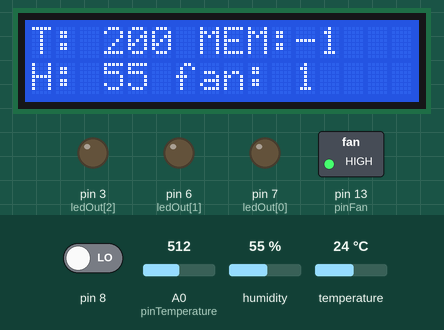
A sketch run on a simulated Arduino Uno, built with avr-gcc and run on an emulated ATmega328P. On the bench: 16×2 character LCD, switched loads named in the sketch (green lamp = pin HIGH), output pins drawn as LEDs (lit = HIGH). Inputs (shaded band) come from the test bench; at power-on: A0 (pinTemperature) = 512, pin 8 LOW, humidity 55 %, temperature 24 °C. What the sketch prints to the serial monitor is not drawn.

Above: at 2.8 s.
2.9 s: A0 (pinTemperature) set to 255
At 4.2 s:
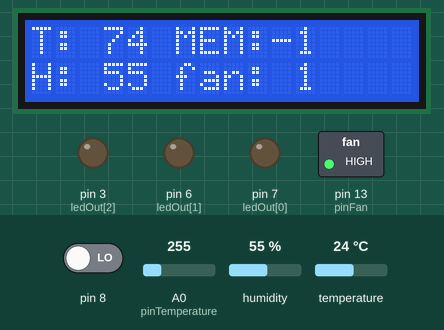
4.5 s: A0 (pinTemperature) set to 235
At 5.0 s:
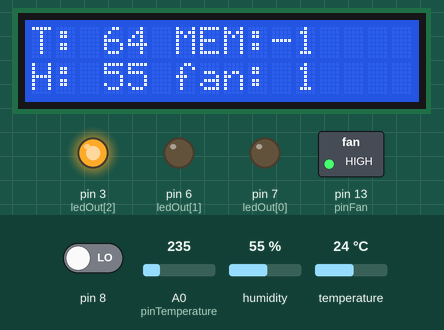
6.2 s: pin 8 driven HIGH
At 6.9 s:
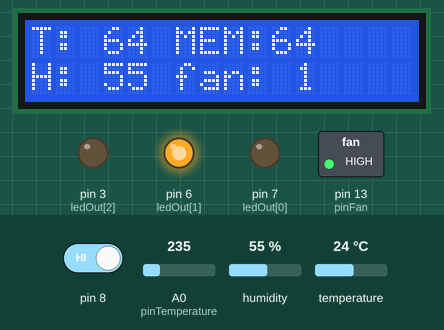
7.8 s: humidity set to 22 %
At 9.0 s:
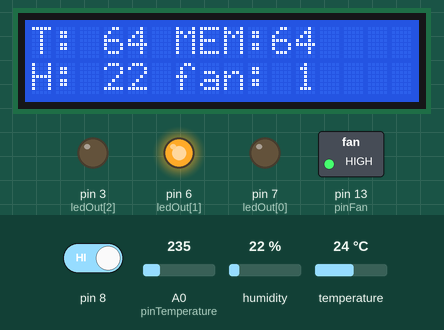
10.8 s: A0 (pinTemperature) set to 306
At 12.4 s:
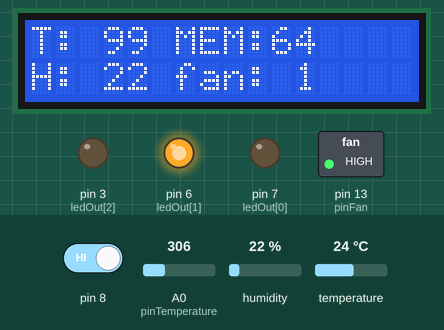
13.8 s: humidity set to 40 %
At 21.9 s:
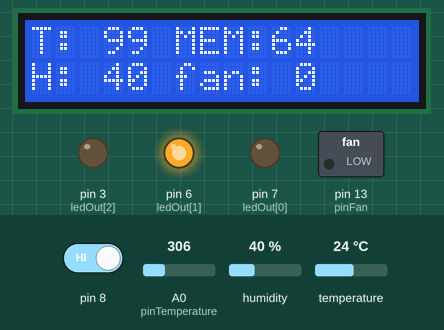
Timing chart, 0 to 23.0 s (numbered marks = the images above; inputs shaded):
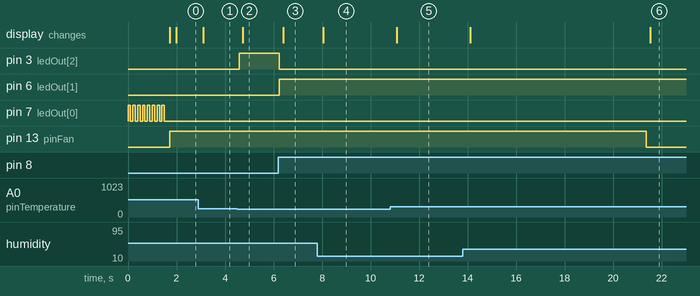

The sketch:

smart_bathroom.ino
```cpp
/*
 제목    : I2C LCD에 문자 출력하기
 내용   : I2C LCD에 원하는 문자를 표시해 봅니다.
 */

// LCD를 쉽게 제어하기 위한 라이브러리를 추가합니다.
#include <LiquidCrystal_I2C.h>
#include <SimpleDHT.h>
#include <Wire.h>

const int MAX_PIN = 10;
const int MIN_TEMP = 1, MAX_TEMP = 70, TEMP_BIAS = 2;

const int pinTemperature = A0;
const int pinDHT11 = 11;
const int pinFan = 13;
int btnIn[] = {8};
int ledOut[] = {7, 6, 3};

inline int len(int *arr) { return sizeof(arr) / sizeof(arr[0]); }

class BtnLed {
   public:
    int port_btn[MAX_PIN] = {0};
    int port_led[MAX_PIN] = {0};

   public:
    BtnLed(int *btn_arr, int nBtn, int *led_arr, int nLed) {
        for (int i = 0; i < nBtn; i++) {
            port_btn[i] = btn_arr[i];
        }
        for (int i = 0; i < nLed; i++) {
            port_led[i] = led_arr[i];
        }
    }
    int get(int n) { return digitalRead(port_btn[n]); }
    void lit(int n) {
        digitalWrite(ledOut[n], HIGH);
    }  //임시로 전역변수 사용함 - 멤버 속성으로 바꿔야 함
    void extinguish(int n) { digitalWrite(ledOut[n], LOW); }
    void extinguishAll() {
        for (int i = 0; i < len(this->port_led); i++) {
            this->extinguish(i);
        }
    }
};
BtnLed btnled(btnIn, len(btnIn), ledOut, len(ledOut));

class Humid {
   public:
    SimpleDHT11 *dht11;

   public:
    Humid(int port) { this->dht11 = new SimpleDHT11(port); }
    int get() {
        byte temperature = 0;
        byte humidity = 0;
        int err = SimpleDHTErrSuccess;
        if ((err = this->dht11->read(&temperature, &humidity, NULL)) !=
            SimpleDHTErrSuccess) {
            Serial.print("Read DHT11 failed, err=");
            Serial.print(SimpleDHTErrCode(err));
            Serial.print(",");
            Serial.println(SimpleDHTErrDuration(err));
            delay(10);
            return -1;
        }
        Serial.println(humidity);
        return humidity;
    }
};
Humid humid(pinDHT11);

class Temperature {
   public:
    int port;
    int temp_now;
    int temp_mem;

   public:
    Temperature(int port) {
        this->port = port;
        temp_now = -1;
        temp_mem = -1;
    }
    int get() {
        this->temp_now = map(analogRead(this->port), 20, 358, -40, 125);
        return this->temp_now;
    }
    int getMem() { return this->temp_mem; }
    int setTempMem() { temp_mem = this->get(); }
    bool isInRange(int temp, int min, int max) {
        return (min <= temp && temp < max);
    }
};
Temperature temperature(pinTemperature);

class Fan {
   public:
    int port;
    bool on;
    int time_left;

   public:
    Fan(int port) {
        this->port = port;
        this->on = false;
        this->time_left = 0;

        pinMode(this->port, OUTPUT);
    }
    void setActive() {
        this->on = true;
        this->time_left = 100;
        digitalWrite(pinFan, HIGH);
    }
    void setInactive() {
        this->on = false;
        digitalWrite(this->port, LOW);
    }
    void act() {
        if (this->on) {
            this->time_left--;
            if (this->time_left <= 0) {
                setInactive();
            }
        }
    }
};
Fan fan(pinFan);

LiquidCrystal_I2C lcd(0x27, 16, 2);

void setup() {
    Serial.begin(9600);

    pinMode(pinFan, OUTPUT);

    for (int i : btnIn) {
        pinMode(i, INPUT);
    }
    for (int i : ledOut) {
        pinMode(i, OUTPUT);
    }

    for (int i = 0; i < 8; i++) {
        for (int j = 0; j < len(ledOut); j++) {
            btnled.lit(j);
        }
        delay(100);
        btnled.extinguish(0);
        btnled.extinguish(1);
        btnled.extinguish(2);
        delay(100);
    }

    lcd.init();
    lcd.backlight();
}

void loop() {
    int vTemp = temperature.get(), vHumid = humid.get();

    static int count = 0;
    if (count++ % 2 == 0) {
        lcd.clear();
        lcd.setCursor(0, 0);
        lcd.print("T: ");
        lcd.print(vTemp);
        lcd.print(" MEM:");
        lcd.print(temperature.getMem());

        lcd.setCursor(0, 1);
        lcd.print("H: ");
        lcd.print(vHumid);
        lcd.print(" fan: ");
        lcd.print(fan.on);
    }

    if (btnled.get(0) == HIGH &&
        temperature.isInRange(temperature.get(), MIN_TEMP, MAX_TEMP)) {
        temperature.setTempMem();
    }

    if (temperature.isInRange(temperature.get(), MIN_TEMP, MAX_TEMP)) {
        if (temperature.get() < temperature.getMem() - TEMP_BIAS) {
            btnled.lit(0);
            btnled.extinguish(1);
            btnled.extinguish(2);
        } else if (temperature.getMem() + TEMP_BIAS < temperature.get()) {
            btnled.extinguish(0);
            btnled.extinguish(1);
            btnled.lit(2);
        } else {
            btnled.extinguish(0);
            btnled.lit(1);
            btnled.extinguish(2);
        }
    } else {
        btnled.extinguishAll();
    }

    if (50 < vHumid) {
        fan.setActive();
    }

    fan.act();

    delay(100);
}
```

Measured:
- the behaviour switches between 246 and 245 on A0 (pinTemperature) (found by bisection; images 1 and 2)
- after the input at 2.9 s, the display: changes after 0.19 s (image 1)
- after the input at 4.5 s, pin 3 (ledOut[2]): LOW → HIGH after 0.09 s; the display: changes after 0.24 s (image 2)
- after the input at 6.2 s, pin 3 (ledOut[2]): HIGH → LOW at once; pin 6 (ledOut[1]): LOW → HIGH at once; the display: changes after 0.19 s (image 3)
- after the input at 7.8 s, the display: changes after 0.25 s (image 4)
- after the input at 10.8 s, the display: changes after 0.28 s (image 5)
- after the input at 13.8 s, the display: first changes after 0.30 s (image 6 shows a later state)
